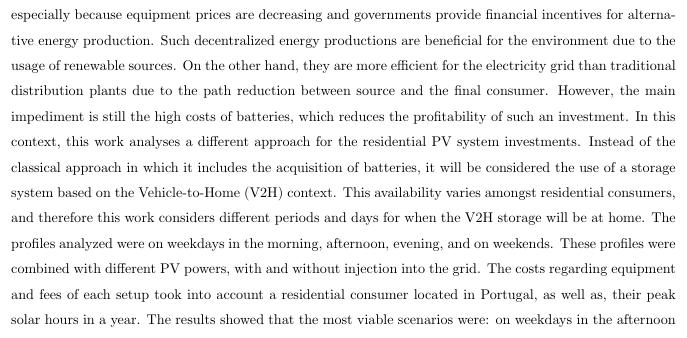
#> input picture images/example_0.jpg, 687 x 338 px
$ jupyter execute testing.ipynb
#> lines starting #> are read from the running program, lines starting #| are printed output that depends on the picture; after the words box and inside, x2 and y2 are one past the last pixel; in counts of white or black regions, pixels touching at a corner belong together
[cell 1]
# imports

import skimage
from skimage import io, exposure
from skimage.filters import threshold_local
import imshowpair

import numpy as np
import matplotlib.pyplot as plt

from skimage.util import img_as_ubyte
from skimage import data
from skimage.color import rgb2gray

from skimage.draw import rectangle_perimeter, set_color

[cell 2]
# the 2o argument (e.g. np.float64) converts rgb image to grayscale

filepath = 'images/example_0.jpg';
image = io.imread(filepath)
#> image is the input picture: shape (338, 687, 3); min 0, max 255, mean 236.8
# image = io.imread('images/teste.jpg', np.float64)


image_gray = rgb2gray(image)
# assure pixels are represented in 0-255 range
image_255 = img_as_ubyte(image_gray)
threshold = 200
image_bin = image_255 > threshold
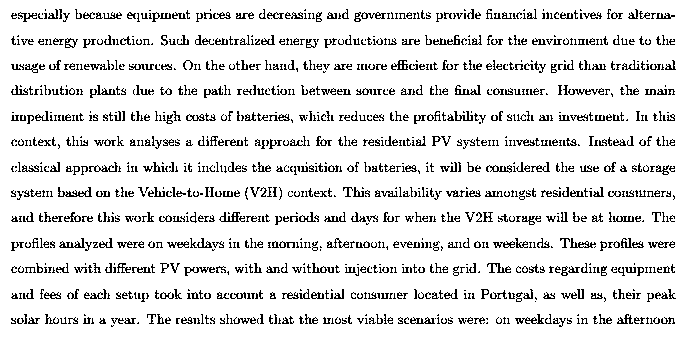
#> image_bin: shape (338, 687) bool; 89% white; black in thin lines or dots

# compare histograms

fig, (ax1, ax2) = plt.subplots(1, 2, figsize=(14,5))
hist_y, hist_x = exposure.histogram(image)
#> hist_y = 256 values, max 442197 at index 255, min 144 at index 1, mean 2721.2; hist_x = 256 values from 0 to 255
ax1.plot(hist_x, hist_y)
ax1.set_title('Original')
ax1.set_yscale('log')
ax1.grid()

hist_y, hist_x = exposure.histogram(image_bin)
#> hist_y = 256 values, max 206557 at index 255, min 0 at index 1, mean 907.1; hist_x = 256 values from 0.00195 to 0.998
ax2.plot(hist_x, hist_y)
ax2.set_title('Histograma normalizado')
ax2.set_ylim(0,1000)
ax2.grid()
plt.show()
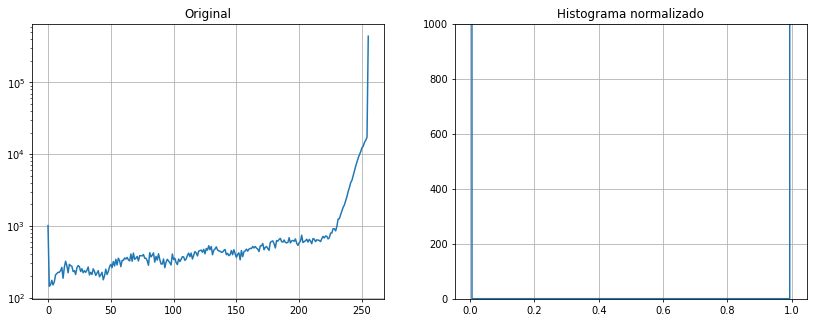
#> figure drawn by matplotlib, 2 panels; panel 1: curve peaks at x = 255, y = 442197; panel 2: curve peaks at x = 0.998, y = 206557

# save  image
filepath_binary = filepath.split('.')[0] + '_binary.' + filepath.split('.')[1]
io.imsave(filepath_binary, image_bin)

# [8 lines of commented-out code are left out]

[cell 3]
def draw_rect(image, start, end):

    # rectangle_perimeter generates coordinates of pixels that are exactly around a rectangle
    r, c = rectangle_perimeter(start, end=end, shape=image.shape)

    image[r, c] = (255, 255, 0)
    # or set_color(image, (r,c), (255,255,0))

# Algorithm

th = 0.2 # 0 to 1
min_row_ctr = 5

px_rows = image_bin.shape[0]
#> px_rows = 338
px_cols = image_bin.shape[1]
#> px_cols = 687

text_lines = 0
row_ctr = 0

# for every pixel row
for row in range(0, px_rows):

    bpxs = 0 # black
    wpxs = 0 # white

    # for every pixel column
    for col in range(0, px_cols):
        if image_bin[row][col] == 0:
            # black
            bpxs = bpxs + 1
        else:
            # white
            wpxs = wpxs + 1

    # print(bpxs/px_cols)

    if bpxs/px_cols >= th:
        row_ctr = row_ctr + 1

    elif row_ctr >= min_row_ctr:
        # a text line was identified
        text_lines = text_lines + 1
        draw_rect(image, (row - row_ctr, 0), (row, px_cols - 1))
        row_ctr = 0
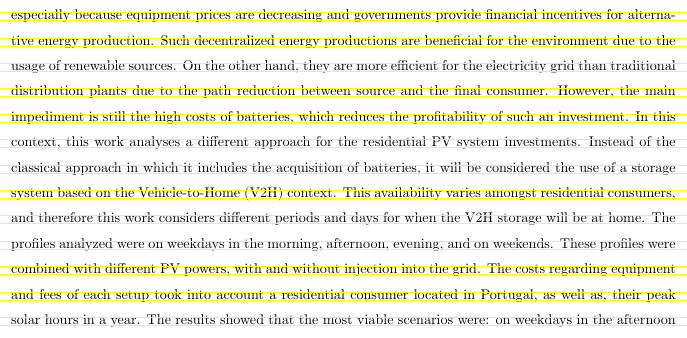
#> image: shape (338, 687, 3); 7.69% of pixels changed, all inside (x1, y1, x2, y2) = (0, 12, 687, 326)
#> after the loop, row_ctr = 0; text_lines = 13

    # next pixel row or finished


print('Number of lines:', text_lines)
#| Number of lines: 13

# save figure

filepath_result = filepath.split('.')[0] + '_result.' + filepath.split('.')[1]
io.imsave(filepath_result, image)
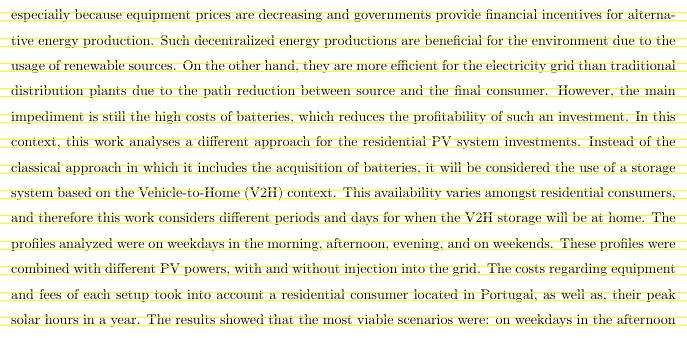
#> saved as example_0_result.jpg: shape (338, 687, 3); mean R, G, B 235.9, 236.3, 216.8

$ run again, with images/12.jpg copied over images/example_0.jpg
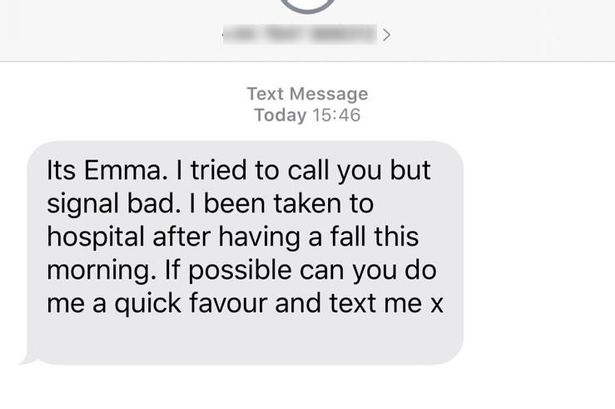
#> input picture images/12.jpg, 615 x 409 px
#> image is the input picture: shape (409, 615, 3); mean R, G, B 235.2, 235.2, 236
#> `image_bin = image_255 > threshold`:
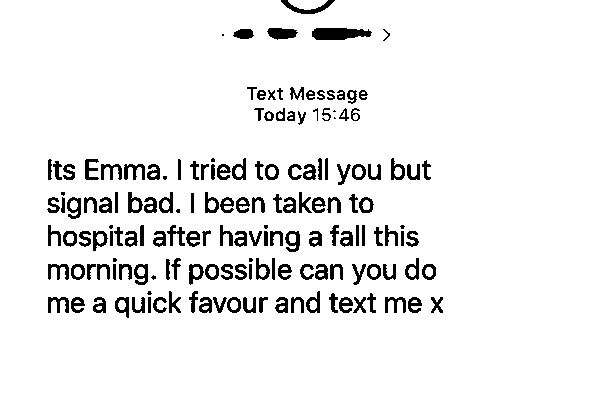
#> image_bin: shape (409, 615) bool; 93.4% white; 161 black regions (14 under 20 px), largest, box (x1, y1, x2, y2) and area: (312, 28, 372, 40) 580, (267, 28, 298, 40) 273, (281, 0, 335, 14) 262
#> `hist_y, hist_x = exposure.histogram(image)`: hist_y = 256 values, max 328237 at index 255, min 99 at index 69, mean 2947.7; hist_x = 256 values from 0 to 255
#> `hist_y, hist_x = exposure.histogram(image_bin)`: hist_y = 256 values, max 235048 at index 255, min 0 at index 1, mean 982.6; hist_x = 256 values from 0.00195 to 0.998
#> after the loop `for row in range(0, px_rows):`: row_ctr = 0; text_lines = 6
#| Number of lines: 6
#> `io.imsave(filepath_result, image)`:
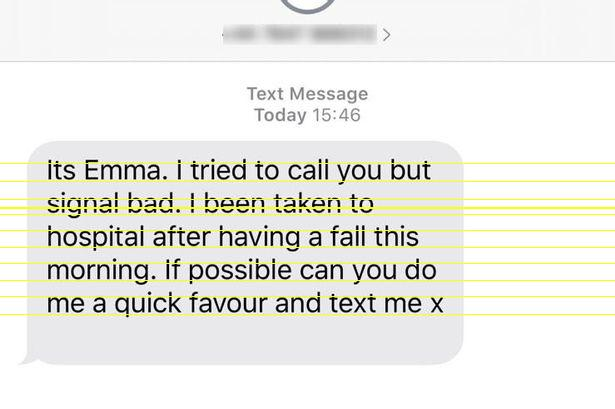
#> saved as example_0_result.jpg: shape (409, 615, 3); mean R, G, B 235.6, 235.8, 229.3
